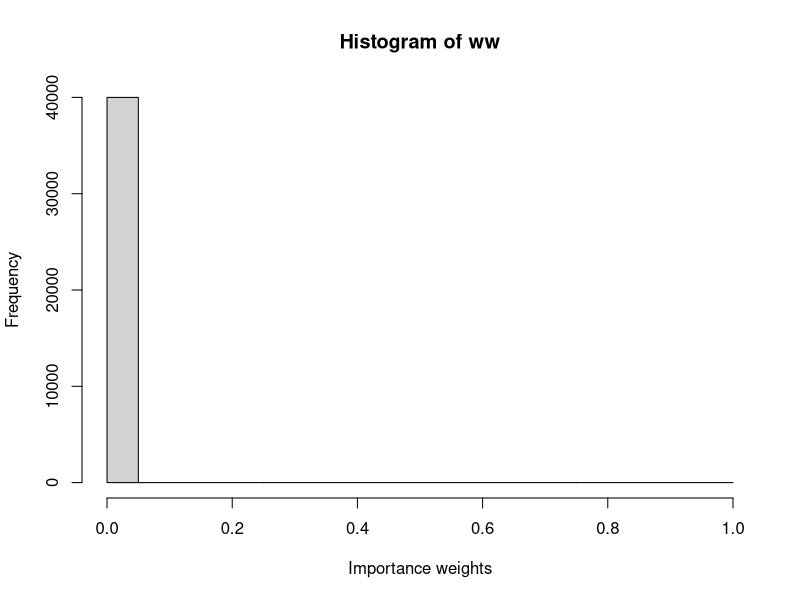
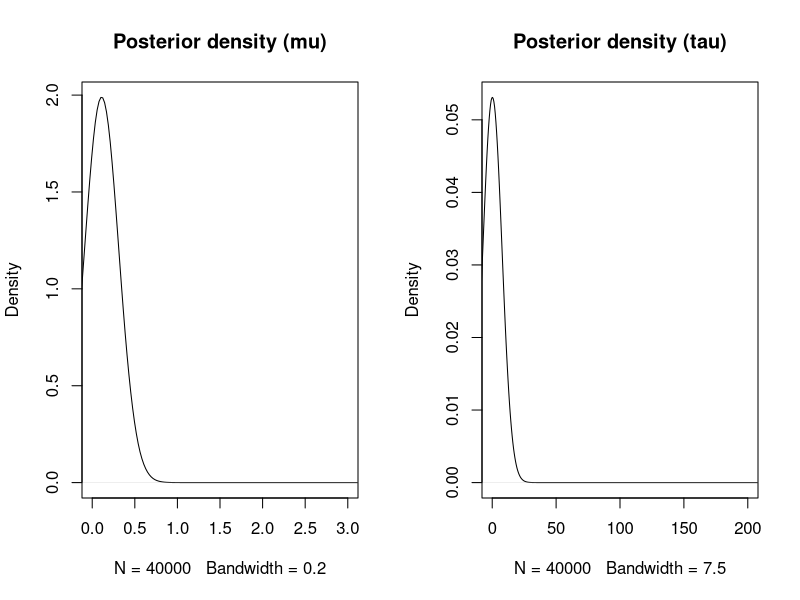
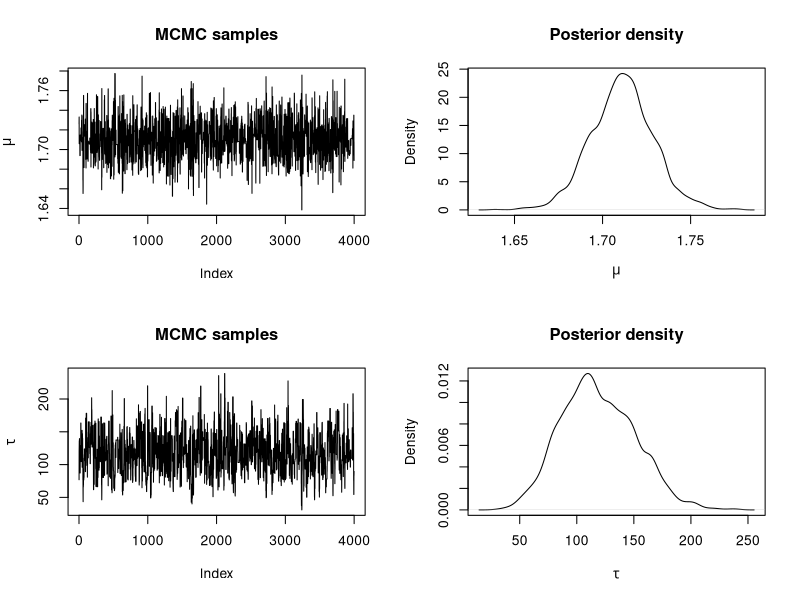
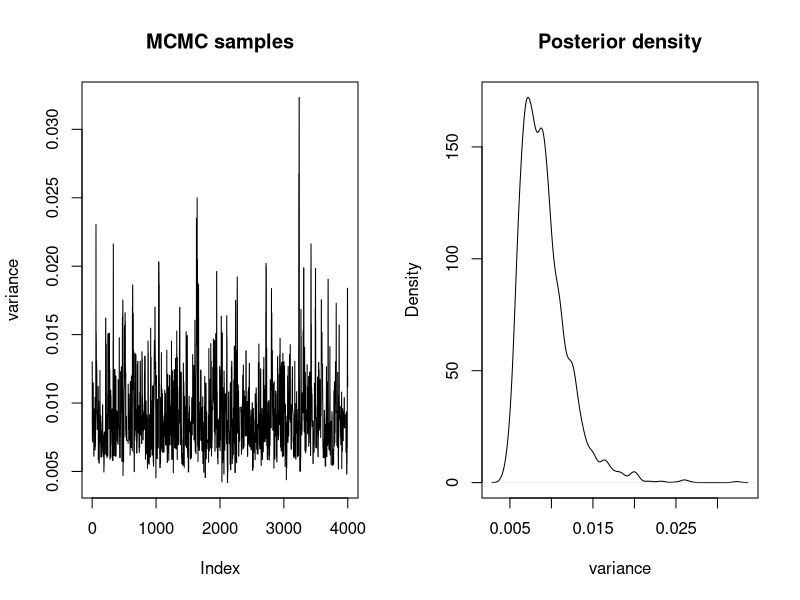

Recreate these plots in R, in order.
## ---- chunk 1
knitr::opts_chunk$set(
  echo = TRUE,
  collapse = TRUE,
  comment = "#>"
)
## ---- chunk 2
data <- data.frame(height = 
c(1.73, 1.65, 1.65, 1.76, 1.65, 1.63, 1.70, 1.58, 1.57, 1.65, 1.74, 1.68, 1.67, 1.58, 1.66, 1.92, 1.82, 1.69, 1.75, 1.72, 1.71, 1.73, 1.69, 1.70, 1.78, 1.88, 1.82, 1.86, 1.65))
y <- data$height
## ---- chunk 3
# We increase the number of simulations in this example
n_simulations <- 40000
set.seed(12)
theta_sim <- cbind(rlnorm(n_simulations, 0, 0.5),
  rlnorm(n_simulations, 0, 1.25)
)
## ---- chunk 4
# Log-Likelihood (for each value of theta_sim)
# NOTE: 'apply' is used now as 'theta_sim' is a matrix
loglik_biv <- apply(theta_sim, 1, function(THETA) {
  sum(dnorm(data$height, THETA[1], sqrt(1 / THETA[2]), log = TRUE))
})

# Log-weights: log-lik + log-prior - log-sampling_distr
log_ww <- loglik_biv + dnorm(theta_sim[, 1], 0, sqrt(1 / 1000), log = TRUE) +
  dgamma(theta_sim[, 2], 0.01, 0.01, log = TRUE)
log_ww <- log_ww - dlnorm(theta_sim[, 1], 0, 0.5, log = TRUE) - dlnorm(theta_sim[, 2], 0, 1.25, log = TRUE)
  

# Re-scale weights to sum to one
log_ww <- log_ww - max(log_ww)
ww <- exp(log_ww)
ww <- ww / sum(ww)

## ---- chunk 5
hist(ww, xlab = "Importance weights")
## ---- chunk 6
# Posterior mean (mu)
post_mean_mu <- sum(theta_sim[, 1] * ww)
post_mean_mu

# Posterior variance (mu)
post_var_mu <- sum(theta_sim[, 1]^2 * ww)- post_mean_mu^2
post_var_mu

# Posterior mean (tau)
post_mean_tau <- sum(theta_sim[, 2] * ww)
post_mean_tau 

# Posterior variance (tau)
post_var_tau <- sum(theta_sim[, 2]^2 * ww)- post_mean_tau^2
post_var_tau
## ---- chunk 7
par(mfrow = c(1, 2))
plot(density(theta_sim[, 1], weights = ww, bw = 0.2), main = "Posterior density (mu)",
  xlim = c(0, 3))

plot(density(theta_sim[, 2], weights = ww, bw = 7.5), main = "Posterior density (tau)",
  xlim = c(0, 200))
## ---- chunk 8
#Proposal distribution: sampling
rq <- function(theta) {
  res <- c(NA, NA)  

  res[1] <- rnorm(1, theta[1], sd = sqrt(1 / 10)) #Sample mu
  res[2] <- rlnorm(1, meanlog = log(theta[2]), sdlog = sqrt(1 / 10)) #Sample tau

  return(res)
}

#Proposal distribution: log-density
logdq <- function(new.theta, theta) {
  res <- dnorm(new.theta[1], theta[1], sd = sqrt(1 / 10), log = TRUE) #Mu
  res <-  res + 
    dlnorm(new.theta[2], meanlog = log(theta[2]), sdlog = sqrt(1 / 10), log = TRUE) #Tau
}

#Prior distribution
logprior <- function(theta) {
  res <- dnorm(theta[1], 0, sd = sqrt(1 / 0.001), log = TRUE) #Mu
  res <- res + dgamma(theta[2], 0.01, 0.01, log = TRUE) #Tau

  return(res)
}

#LogLikelihood
loglik <- function(y, theta) {
   res <- sum(dnorm(y, mean = theta[1], sd = sqrt(1 / theta[2]), log = TRUE)) 
}
## ---- chunk 9
#Number of iterations
n.iter <- 40500

#Simulations of the parameter
theta <- as.list(rep(NA, n.iter))

#Initial value
theta[[1]] <- c(1.5, 1)

for(i in 2:n.iter) {
  new.theta <- rq(theta[[i - 1]])
  
  #Log-Acceptance probability
  logacc.prob <- loglik(y, new.theta) + logprior(new.theta) + logdq(theta[[i - 1]], new.theta)
  logacc.prob <- logacc.prob - loglik(y, theta[[i - 1]]) - logprior(theta[[i - 1]]) - 
    logdq(new.theta, theta[[i - 1]])
  logacc.prob <- min(0, logacc.prob)#0 = log(1)
  
  if(log(runif(1)) < logacc.prob) {
    #Accept
    theta[[i]] <- new.theta
  } else {
    #Reject
    theta[[i]] <- theta[[i - 1]]
  }
}
## ---- chunk 10
#Remove burn-in
theta <- theta[-c(1:500)]

#Thinning
theta <- theta[seq(1, length(theta), by = 10)]

#Use matrix format
theta <- do.call(rbind, theta)

#Summary statistics
apply(theta, 2, summary)

par(mfrow = c(2, 2))
#Mean
plot(theta[, 1], type = "l", main = "MCMC samples",
  ylab = expression(mu))
plot(density(theta[, 1]), main = "Posterior density",
  xlab = expression(mu))
#Precision
plot(theta[, 2], type = "l", main = "MCMC samples", ylab = expression(tau))
plot(density(theta[, 2]), main = "Posterior density", 
  xlab = expression(tau))
## ---- chunk 11
sample.var <- 1 / theta[, 2]

par(mfrow = c(1, 2))
plot(sample.var, type = "l", main = "MCMC samples", ylab = "variance")
plot(density(sample.var), main = "Posterior density", xlab = "variance")

## ---- chunk 12
data$gender <- c(rep(1, 15), rep(0, 14))
